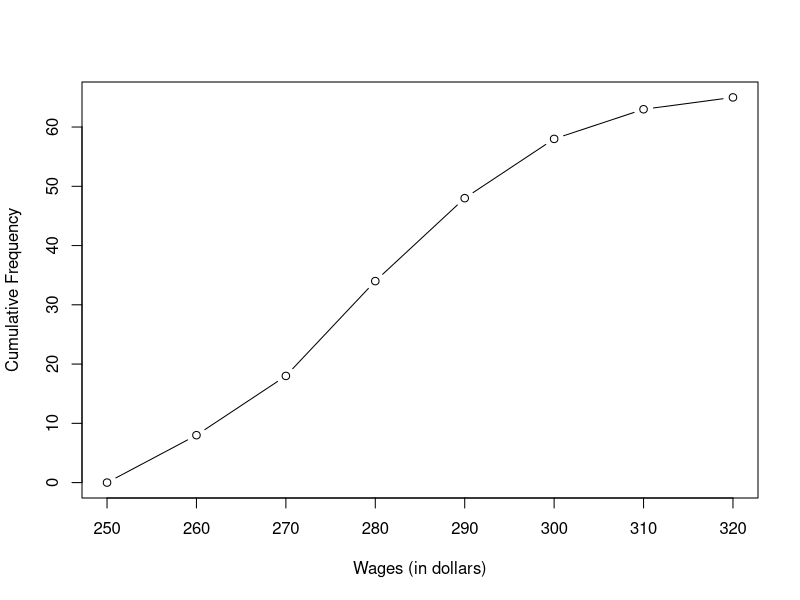
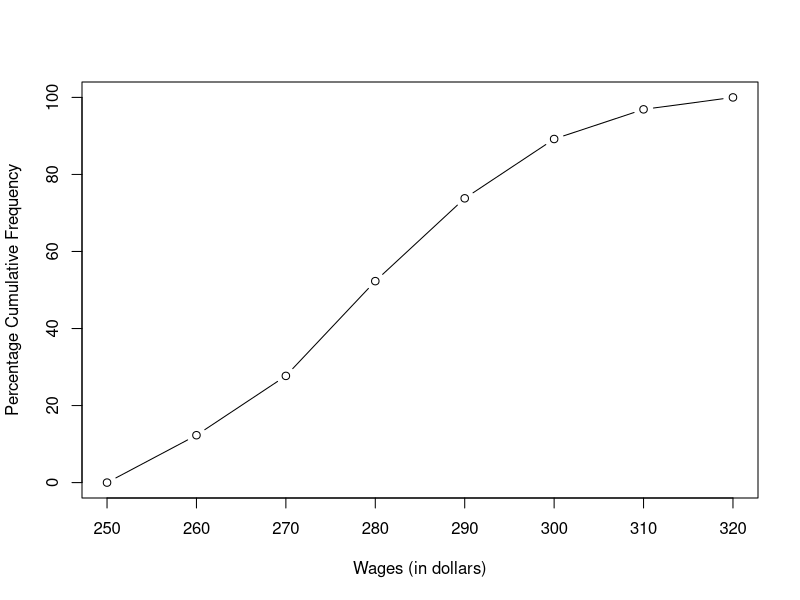

These charts were generated, in order, by the following R code:
#PAGE=49
a=c(250,260,270,280,290,300,310,320)
n=c(8,10,16,14,10,5,2)
t=table(n)
s=0
c=0
for (x in n) {
  s=s+x
  c=c(c,s)
}
s1=c/s
s1=s1*100
s1=round(s1,1)
w=c('Less than $250.00','Less than $260.00','Less than $270.00','Less than $280.00','Less than $290.00','Less than $300.00','Less than $310.00','Less than $320.00')
class.df<- data.frame(w,c,s1)
colnames(class.df) <- c('Wages','Cumulative Frequency','Percentage Cumulative Distribution')
class.df

w=c(250,260,270,280,290,300,310,320)
plot(w,c,type='b',xlab='Wages (in dollars)',ylab='Cumulative Frequency')
plot(w,s1,type='b',xlab='Wages (in dollars)',ylab='Percentage Cumulative Frequency')
